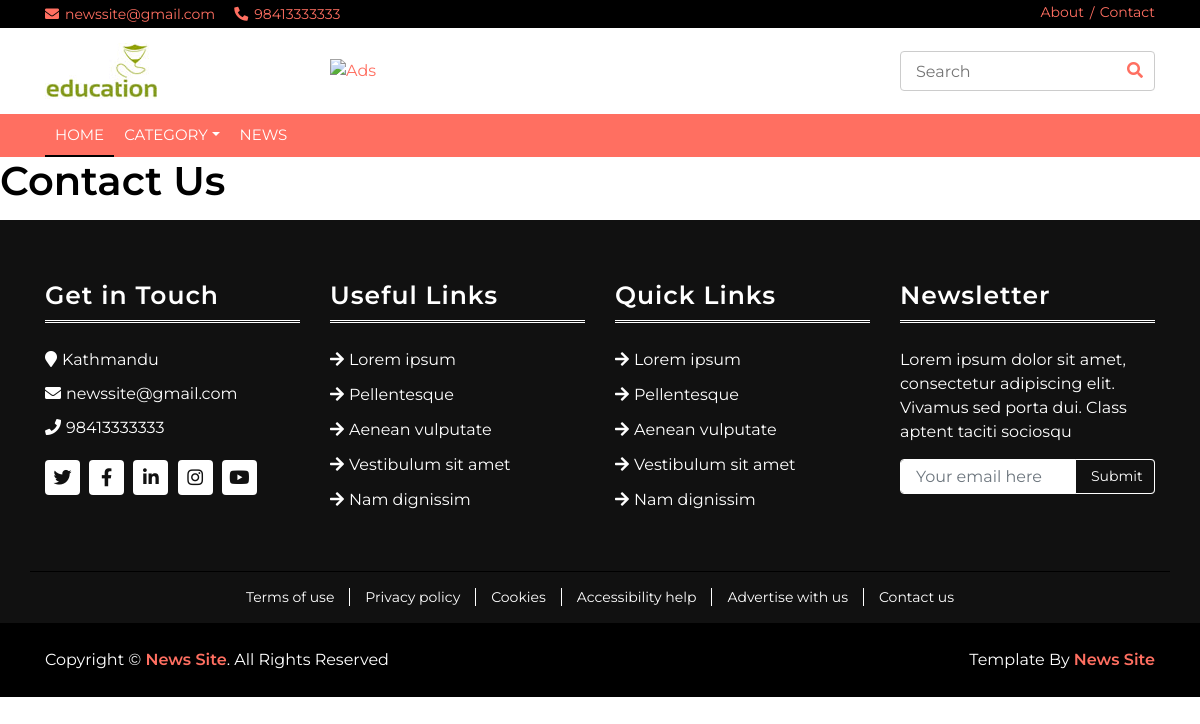
The app's page /contact with its own data.
### blog/models.py (models this page shows)
class ProjectSettings(models.Model):
    name = models.CharField(max_length=255, unique=True)
    email = models.EmailField(max_length=200, unique=True)
    address = models.CharField(max_length=255)
    phone = models.CharField(max_length=100)
    logo = models.ImageField(upload_to='blog', blank=True, null=True)

### blog/views.py (the view)
# urls.py: path('contact', views.contact, name='contact'),
def contact(request):
    return render(request, 'pages/contact/index.html')

### blog/general.py (called while the page is built)
def data_pass(request):
    data={
        'categoryMenuData': Category.objects.all(),
        'settingData': ProjectSettings.objects.last()
    }
    return data

### templates/pages/contact/index.html
{% extends 'master/master.html' %}
{% block content %}
    <h1>Contact Us</h1>
{% endblock %}

### templates/layouts/header.html (shortened to what this page needs)
<!DOCTYPE html>
{% load static %}
<html lang="en">
    <head>
        <link href="https://stackpath.bootstrapcdn.com/bootstrap/4.4.1/css/bootstrap.min.css" rel="stylesheet">
        <link href="https://cdnjs.cloudflare.com/ajax/libs/font-awesome/5.10.0/css/all.min.css" rel="stylesheet">
        <link href="{% static 'lib/slick/slick.css' %}" rel="stylesheet">
        <link href="{% static 'lib/slick/slick-theme.css' %}" rel="stylesheet">
        <link href="{% static 'css/style.css' %}" rel="stylesheet">
    </head>
    <body>
        <div class="top-bar">
            <div class="container">
                <div class="row">
                    <div class="col-md-6">
                        <div class="tb-contact">
                            <p><i class="fas fa-envelope"></i>{{ settingData.email }}</p>
                            <p><i class="fas fa-phone-alt"></i>{{ settingData.phone }}</p>
                        </div>
                    </div>
                    <div class="col-md-6">
                        <div class="tb-menu">
                            <a href="{% url 'about' %}">About</a>
                            <a href="{% url 'contact' %}">Contact</a>
                        </div>
                    </div>
                </div>
            </div>
        </div>
        <div class="brand">
            <div class="container">
                <div class="row align-items-center">
                    <div class="col-lg-3 col-md-4">
                        <div class="b-logo">
                            {% if settingData.logo %}
                            <a href="{% url 'index' %}">
                                <img src="{{ settingData.logo.url }}" alt="Logo">
                            </a>
                            {% endif %}
                        </div>
                    </div>
                    <div class="col-lg-6 col-md-4">
                        <div class="b-ads">
                            <a href="https://htmlcodex.com">
                                <img src="#" alt="Ads">
                            </a>
                        </div>
                    </div>
                    <div class="col-lg-3 col-md-4">
                        <div class="b-search">
                            <input type="text" placeholder="Search">
                            <button><i class="fa fa-search"></i></button>
                        </div>
                    </div>
                </div>
            </div>
        </div>
        <div class="nav-bar">
            <div class="container">
                <nav class="navbar navbar-expand-md bg-dark navbar-dark">
                    <div class="collapse navbar-collapse justify-content-between" id="navbarCollapse">
                        <div class="navbar-nav mr-auto">
                            <a href="{% url 'index' %}" class="nav-item nav-link active">Home</a>
                            <div class="nav-item dropdown">
                                <a href="#" class="nav-link dropdown-toggle" data-toggle="dropdown">Category</a>
                            </div>
                            <a href="{% url 'news' %}" class="nav-item nav-link">News</a>
                        </div>
                    </div>
                </nav>
            </div>
        </div>

### templates/layouts/footer.html (shortened to what this page needs)
{% load static %}
 <div class="footer">
            <div class="container">
                <div class="row">
                    <div class="col-lg-3 col-md-6">
                        <div class="footer-widget">
                            <h3 class="title">Get in Touch</h3>
                            <div class="contact-info">
                                <p><i class="fa fa-map-marker"></i>{{ settingData.address }}</p>
                                <p><i class="fa fa-envelope"></i>{{ settingData.email }}</p>
                                <p><i class="fa fa-phone"></i>{{ settingData.phone }}</p>
                                <div class="social">
                                    <a href=""><i class="fab fa-twitter"></i></a>
                                    <a href=""><i class="fab fa-facebook-f"></i></a>
                                    <a href=""><i class="fab fa-linkedin-in"></i></a>
                                    <a href=""><i class="fab fa-instagram"></i></a>
                                    <a href=""><i class="fab fa-youtube"></i></a>
                                </div>
                            </div>
                        </div>
                    </div>
                    <div class="col-lg-3 col-md-6">
                        <div class="footer-widget">
                            <h3 class="title">Useful Links</h3>
                            <ul>
                                <li><a href="#">Lorem ipsum</a></li>
                                <li><a href="#">Pellentesque</a></li>
                                <li><a href="#">Aenean vulputate</a></li>
                                <li><a href="#">Vestibulum sit amet</a></li>
                                <li><a href="#">Nam dignissim</a></li>
                            </ul>
                        </div>
                    </div>
                    <div class="col-lg-3 col-md-6">
                        <div class="footer-widget">
                            <h3 class="title">Quick Links</h3>
                            <ul>
                                <li><a href="#">Lorem ipsum</a></li>
                                <li><a href="#">Pellentesque</a></li>
                                <li><a href="#">Aenean vulputate</a></li>
                                <li><a href="#">Vestibulum sit amet</a></li>
                                <li><a href="#">Nam dignissim</a></li>
                            </ul>
                        </div>
                    </div>
                    <div class="col-lg-3 col-md-6">
                        <div class="footer-widget">
                            <h3 class="title">Newsletter</h3>
                            <div class="newsletter">
                                <p>
                                    Lorem ipsum dolor sit amet, consectetur adipiscing elit. Vivamus sed porta dui. Class aptent taciti sociosqu
                                </p>
                                <form>
                                    <input class="form-control" type="email" placeholder="Your email here">
                                    <button class="btn">Submit</button>
                                </form>
                            </div>
                        </div>
                    </div>
                </div>
            </div>
        </div>
        <div class="footer-menu">
            <div class="container">
                <div class="f-menu">
                    <a href="">Terms of use</a>
                    <a href="">Privacy policy</a>
                    <a href="">Cookies</a>
                    <a href="">Accessibility help</a>
                    <a href="">Advertise with us</a>
                    <a href="">Contact us</a>
                </div>
            </div>
        </div>
        <div class="footer-bottom">
            <div class="container">
                <div class="row">
                    <div class="col-md-6 copyright">
                        <p>Copyright &copy; <a href="">{{ settingData.name }}</a>. All Rights Reserved</p>
                    </div>
                    <div class="col-md-6 template-by">
                        <p>Template By <a href="">{{ settingData.name }}</a></p>
                    </div>
                </div>
            </div>
        </div>
    </body>
</html>
</body>
</html>

### records on screen
ProjectSettings: email "newssite@gmail.com", phone "98413333333", logo (picture), address "Kathmandu", name "News Site"
